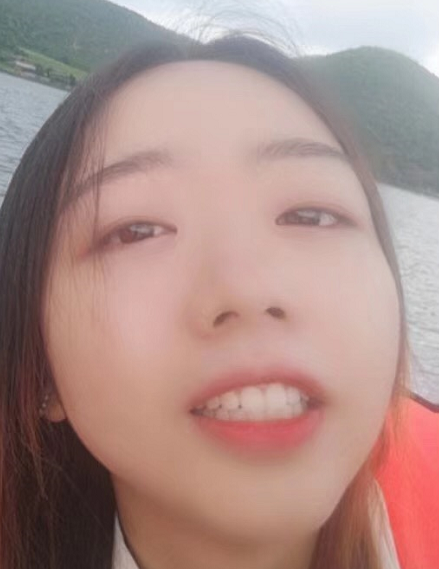
#> input picture PythonStudy/01_NumType/touxiang.jpg, 439 x 569 px
$ python TransPicBack.py
#> lines starting #> are read from the running program, lines starting #| are printed output that depends on the picture
from PIL import Image

ascii_char = list("/\|()1{}$@B%8&WM#ZO0QLCJUYX*hkbdpqwmoahkbdpqwmzcvunxrjft[]?-_+~<>i!lI;:,\"^`'. ")
imgname = "./touxiang.jpg"
output = "./a.txt"
width = 130
height = 70


def get_char(r, g, b, alpha=256):
    length = len(ascii_char)
    # gray = int(0.2126 * r + 0.7152 * g + 0.0722 * b)
    gray = int(0.2 * r + 0.6 * g + 0.1 * b)
    unitcount = (256.0 + 1) / length
    return ascii_char[int(gray / unitcount)]


img = Image.open(imgname)
#> img is the input picture: PIL image 439x569 RGBA; mean R, G, B, A 171.1, 140.8, 135.6, 255
img = img.resize((width, height), Image.NEAREST)
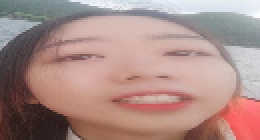
#> img: PIL image 130x70 RGBA (shown 2 times larger); mean R, G, B, A 171.1, 140.8, 135.6, 255

txt = ""

for i in range(height):
    for j in range(width):
        txt += get_char(*img.getpixel((j, i)))
    txt += '\n'

with open(output, 'w') as f:
    f.write(txt)
